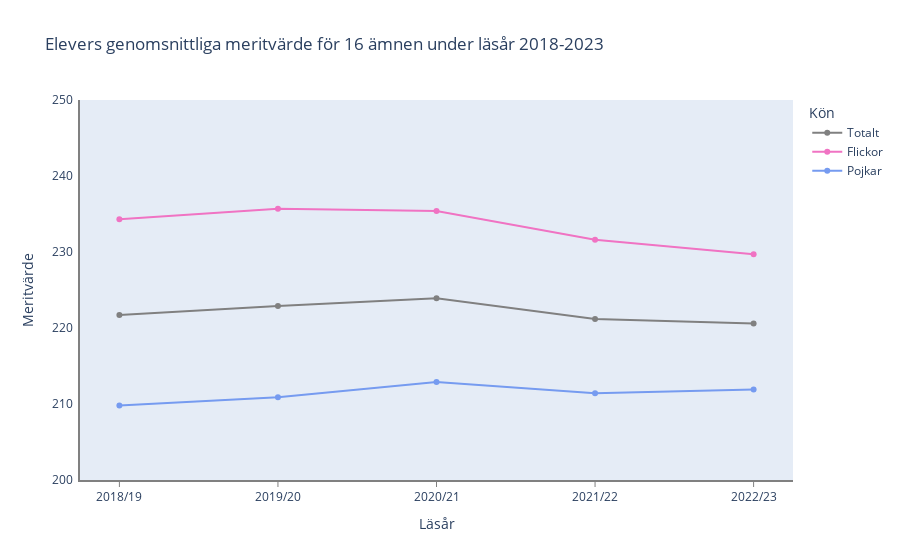

Write notebook code for a chart like this one.
### Code cell
fig = px.line(
    df_16merits_yearly,
    x="Läsår",
    y=["Totalt", "Flickor", "Pojkar"],
    title="Elevers genomsnittliga meritvärde för 16 ämnen under läsår 2018-2023",
    markers=True,
    color_discrete_map={"Totalt": "gray", "Flickor": "#F073C3", "Pojkar": "#769BF0"},
).update_layout(
    yaxis_title="Meritvärde", legend_title="Kön", hovermode="x", yaxis_range=[200, 250]
)
names = {"variable": "Kön", "value": "Meritvärde"}
fig.for_each_trace(
    lambda t: t.update(
        hovertemplate=t.hovertemplate.replace("variable", names["variable"]).replace(
            "value", names["value"]
        )
    )
)

fig.update_yaxes(
    ticksuffix=" ",
    showline=True,
    linewidth=2,
    linecolor="gray",
    showticklabels=True,
    showgrid=False,
)
fig.update_xaxes(
    showspikes=True,
    spikemode="across",
    spikecolor="gray",
    spikesnap="cursor",
    spikedash="solid",
    showgrid=False,
    showline=True,
    linewidth=2,
    linecolor="gray",
    showticklabels=True,
    ticks="outside",
    tickcolor="gray",
)

fig.show()

### Figure 1 — Plotly figure (JSON) as saved in the notebook; plotly's stock layout.template omitted (floating-point values rounded to 4 significant figures)
{"data": [{"hovertemplate": "Kön=Totalt<br>Läsår=%{x}<br>Meritvärde=%{y}<extra></extra>", "legendgroup": "Totalt", "line": {"color": "gray", "dash": "solid"}, "marker": {"symbol": "circle"}, "mode": "lines+markers", "name": "Totalt", "orientation": "v", "showlegend": true, "type": "scatter", "x": ["2018/19", "2019/20", "2020/21", "2021/22", "2022/23"], "xaxis": "x", "y": [221.7, 222.9, 223.9, 221.2, 220.6], "yaxis": "y"}, {"hovertemplate": "Kön=Flickor<br>Läsår=%{x}<br>Meritvärde=%{y}<extra></extra>", "legendgroup": "Flickor", "line": {"color": "#F073C3", "dash": "solid"}, "marker": {"symbol": "circle"}, "mode": "lines+markers", "name": "Flickor", "orientation": "v", "showlegend": true, "type": "scatter", "x": ["2018/19", "2019/20", "2020/21", "2021/22", "2022/23"], "xaxis": "x", "y": [234.3, 235.7, 235.4, 231.6, 229.7], "yaxis": "y"}, {"hovertemplate": "Kön=Pojkar<br>Läsår=%{x}<br>Meritvärde=%{y}<extra></extra>", "legendgroup": "Pojkar", "line": {"color": "#769BF0", "dash": "solid"}, "marker": {"symbol": "circle"}, "mode": "lines+markers", "name": "Pojkar", "orientation": "v", "showlegend": true, "type": "scatter", "x": ["2018/19", "2019/20", "2020/21", "2021/22", "2022/23"], "xaxis": "x", "y": [209.8, 210.9, 212.9, 211.4, 211.9], "yaxis": "y"}], "layout": {"hovermode": "x", "legend": {"title": {"text": "Kön"}, "tracegroupgap": 0}, "title": {"text": "Elevers genomsnittliga meritvärde för 16 ämnen under läsår 2018-2023"}, "xaxis": {"anchor": "y", "domain": [0, 1], "linecolor": "gray", "linewidth": 2, "showgrid": false, "showline": true, "showspikes": true, "showticklabels": true, "spikecolor": "gray", "spikedash": "solid", "spikemode": "across", "spikesnap": "cursor", "tickcolor": "gray", "ticks": "outside", "title": {"text": "Läsår"}}, "yaxis": {"anchor": "x", "domain": [0, 1], "linecolor": "gray", "linewidth": 2, "range": [200, 250], "showgrid": false, "showline": true, "showticklabels": true, "ticksuffix": " ", "title": {"text": "Meritvärde"}}}}
